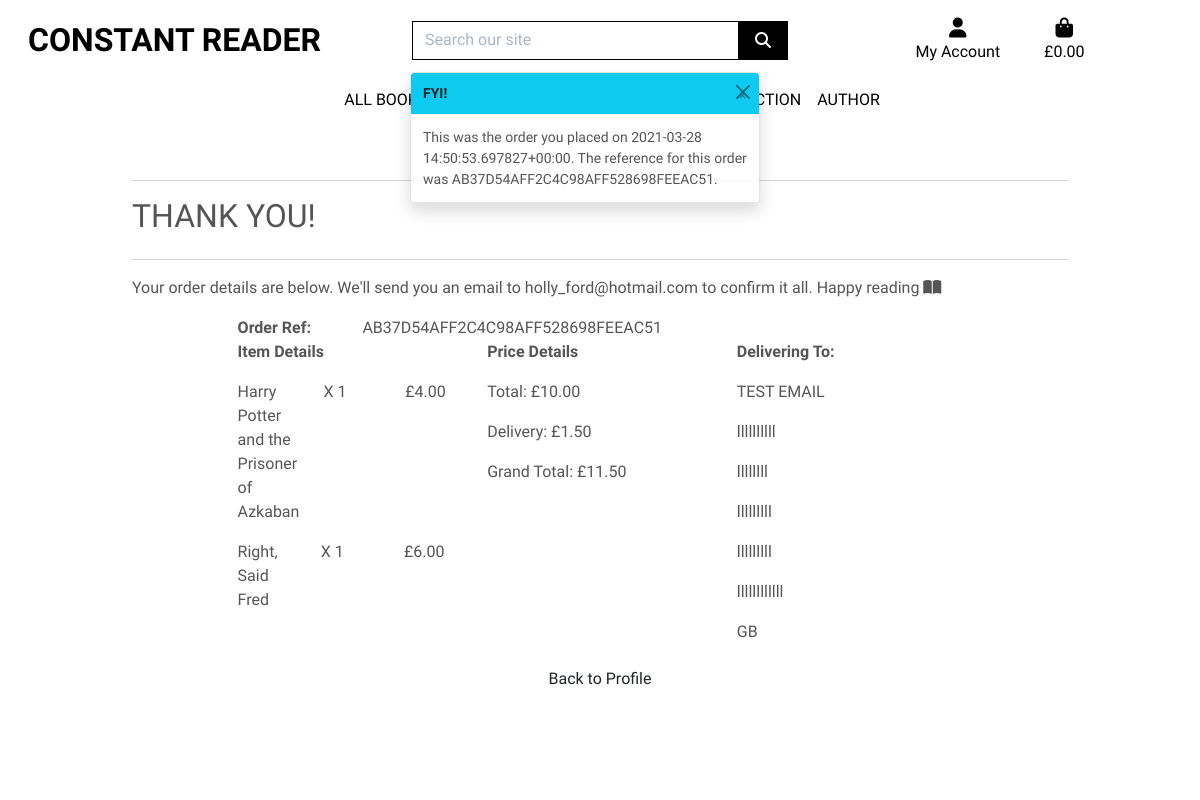
/profile/order_history/AB37D54AFF2C4C98AFF528698FEEAC51, run on the app's committed database.
### checkout/models.py (models this page shows, shortened)
class Order(models.Model):
    order_number = models.CharField(max_length=32, null=False, editable=False)
    user_profile = models.ForeignKey(UserProfile, on_delete=models.SET_NULL,
                                    null=True, blank=True, related_name='orders')
    full_name = models.CharField(max_length=50, null=False, blank=False)
    email = models.EmailField(max_length=254, null=False, blank=False)
    phone_number = models.CharField(max_length=20, null=False, blank=False)
    country = CountryField(blank_label='Country *', null=False, blank=False)
    postcode = models.CharField(max_length=20, null=True, blank=True)
    town_or_city = models.CharField(max_length=40, null=False, blank=False)
    street_address1 = models.CharField(max_length=80, null=False, blank=False)
    street_address2 = models.CharField(max_length=80, null=True, blank=True)
    county = models.CharField(max_length=80, null=True, blank=True)
    date = models.DateTimeField(auto_now_add=True)
    delivery_cost = models.DecimalField(max_digits=6, decimal_places=2, null=False, default=0)
    order_total = models.DecimalField(max_digits=10, decimal_places=2, null=False, default=0)
    grand_total = models.DecimalField(max_digits=10, decimal_places=2, null=False, default=0)
    original_bag = models.TextField(null=False, blank=False, default='')
    stripe_pid = models.CharField(max_length=254, null=False, blank=False, default='')

class OrderLineItem(models.Model):
    order = models.ForeignKey(Order, null=False, blank=False, on_delete=models.CASCADE, related_name='lineitems')
    book = models.ForeignKey(Books, null=False, blank=False, on_delete=models.CASCADE)
    quantity = models.IntegerField(null=False, blank=False, default=0)
    lineitem_total = models.DecimalField(max_digits=6, decimal_places=2, null=False, blank=False, editable=False)

### books/models.py (models this page shows, shortened)
class Books(models.Model):
    class Meta:
        verbose_name_plural = 'Books'
    genres = models.ForeignKey('Genres', null=True, blank=True, on_delete=models.SET_NULL)
    isbn = models.CharField(max_length=15)
    title = models.CharField(max_length=254)
    author = models.CharField(max_length=254, null=True, blank=True)
    published = models.DateField(null=True, blank=True, auto_now=False, auto_now_add=False)
    publisher = models.CharField(max_length=254, null=True, blank=True)
    pages = models.IntegerField(null=True, blank=True)
    description = models.TextField()
    binding = models.CharField(max_length=50, null=True, blank=True)
    image = models.ImageField(null=True, blank=True)
    price = models.DecimalField(max_digits=6, decimal_places=2)
    sale = models.BooleanField(null=True, blank=True)
    favourites = models.ManyToManyField(User, related_name='favourite', default=None, blank=True)

### profiles/views.py (the view)
# urls.py: path('order_history/<order_number>', views.order_history, name='order_history'),
def order_history(request, order_number):
    order = get_object_or_404(Order, order_number=order_number)
    messages.info(request, (
        f'This was the order you placed on {order.date}. The reference for this order was {order_number}.'
    ))
    template = 'checkout/checkout_success.html'
    context = {
        'order': order,
        'from_profile': True,
    }
    return render(request, template, context)

### bag/contexts.py (called while the page is built, shortened)
def bag_contents(request):
    bag_items = []
    total = 0
    product_count = 0
    bag = request.session.get('bag', {})
    if total < settings.FREE_DELIVERY_THRESHOLD:
        delivery = total * Decimal(settings.STANDARD_DELIVERY_PERCENTAGE / 100)
        free_delivery_delta = settings.FREE_DELIVERY_THRESHOLD - total
    else:
        delivery = 0
        free_delivery_delta = 0
    grand_total = delivery + total
    context = {
        'bag_items': bag_items,
        'total': total,
        'product_count': product_count,
        'delivery': delivery,
        'free_delivery_delta': free_delivery_delta,
        'free_delivery_threshold': settings.FREE_DELIVERY_THRESHOLD,
        'grand_total': grand_total,
    }
    return context

### checkout/templates/checkout/checkout_success.html (shortened to what this page needs)
{% extends "base.html" %}
{% load static %}
{% block extra_css %}
<link rel="stylesheet" href="{% static 'checkout/css/checkout.css' %}">
{% endblock %}
{% block page_header %}
<div class="container header-container">
</div>
{% endblock %}
{% block content %}
<div class="overlay"></div>
<div class="container">
    <div class="row">
        <div class="col">
            <hr>
            <h2 class="logo-font mb-4">Thank you!</h2>
            <hr>
            <p>Your order details are below. We'll send you an email to {{ order.email }} to confirm it all. Happy reading <i class="fas fa-book-open"></i></p>
        </div>
    </div>
<div class="container">
  <div class="row receipt">
    <div class="col-sm-2">
     <strong>Order Ref:</strong>
    </div>
    <div class="col-sm-2">
      {{ order.order_number }}
    </div>
  </div>
    <div class="row">
    <div class="col-sm-4 receipt">
       <strong><p>Item Details</p></strong>
      {% for item in order.lineitems.all %}
      <div class="row">
          <div class="col"><p>{{ item.book.title }}</p></div>
          <div class="col"><p>X {{ item.quantity }}</p></div>
          <div class="col"><p>£{{ item.book.price }}</p></div>
      </div>
      {% endfor %}
    </div>
    <div class="col-sm-4 receipt">
      <strong><p>Price Details</p></strong>
      <p>Total: £{{ order.order_total }}</p>
      <p>Delivery: £{{ order.delivery_cost }}</p>
      <p>Grand Total: £{{ order.grand_total }}</p>
    </div>
    <div class="col-sm-4 receipt">
      <strong><p>Delivering To:</p></strong>
      <p>{{ order.full_name }}</p>
      <p>{{ order.street_address1 }}</p>
        {% if order.street_address2 %}
            <p>{{ order.street_address2 }}</p>
        {% endif %}
        {% if order.county %}
            <p>{{ order.county }}</p>
        {% endif %}
            <p>{{ order.town_or_city }}</p>
            <p>{{ order.postcode }}</p>
            <p>{{ order.country }}</p>
    </div>
    {% if from_profile %}
        <a class="btn" href="{% url 'profile' %}" role="button">Back to Profile</a>
    {% else %}
        <a class="btn" href="{% url 'books' %}" role="button">Look at more books!</a>
    {% endif %}
  </div>
</div>
{% endblock %}

### static/css/base.css (style rules this page uses)
html { height: 100%; }
body { background: url('/media/colour-book-pile.jpg') no-repeat center center fixed; background-size: cover; height: calc(100vh - 164px); color: #555; font-family: mirza, sans-serif; }
.logo-font { text-transform: uppercase; }
.overlay { height: 100%; width: 100%; top: 0; left: 0; position: fixed; background: white; z-index: -1; }
@media (min-width: 1200px) { .container { max-width: 80%; } }
@media (min-width: 992px) { .header-container { padding-top: 164px; } }

### data on the page
Order: email "holly_ford@hotmail.com", order_number "AB37D54AFF2C4C98AFF528698FEEAC51", order_total "10.00", delivery_cost "1.50", grand_total "11.50", full_name "TEST EMAIL", street_address1 "llllllllll", street_address2 "llllllll", county "lllllllll", town_or_city "lllllllll", postcode "llllllllllll", country "GB"
OrderLineItem: book "Harry Potter and the Prisoner of Azkaban", quantity "1", book.price "4.00"
OrderLineItem: book "Right, Said Fred", quantity "1", book.price "6.00"

### other printed values
{{ message }} "This was the order you placed on 2021-03-28 14:50:53.697827+00:00. The reference for this order was AB37D54AFF2C4C98AFF528698FEEAC51."
